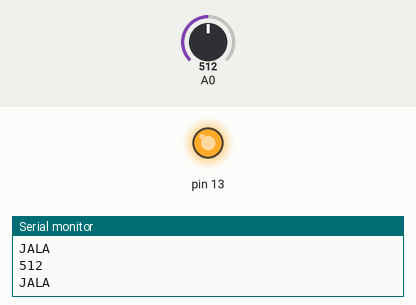
Bench run of a sketch on a simulated Arduino Uno, built with avr-gcc and run on an emulated ATmega328P. Parts: output pins drawn as LEDs (lit = HIGH), the last lines printed to the serial monitor. Inputs (shaded band) come from the test bench; at power-on: A0 = 512.

Above: at 1.2 s.
1.3 s: A0 set to 98
4.3 s: A0 set to 81
At 5.4 s:
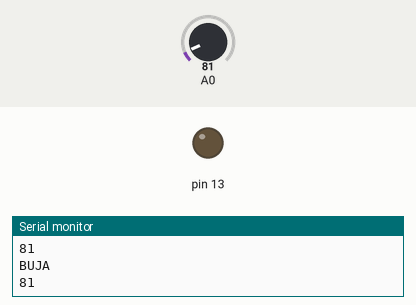
5.8 s: A0 set to 1023
At 6.9 s:
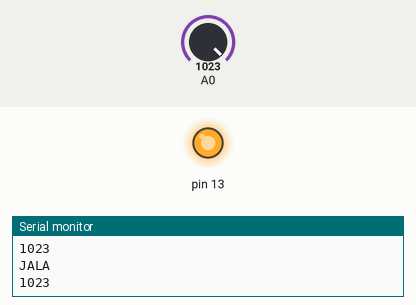
7.3 s: A0 set to 80
At 7.9 s:
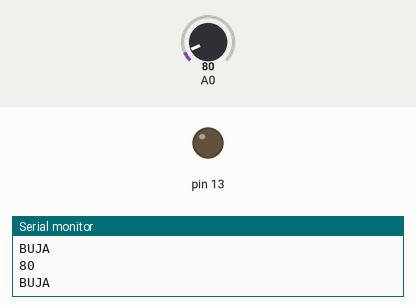
Timing chart, 0 to 9.8 s (numbered marks = the images above; inputs shaded):
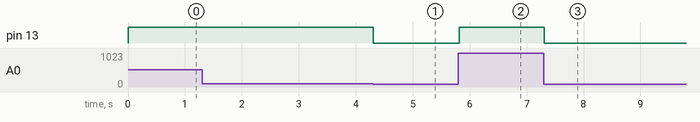

Measured:
- the behaviour switches between 90 and 89 on A0 (found by bisection; images 0 and 1)
- after the input at 4.3 s, pin 13: HIGH → LOW at once
- after the input at 5.8 s, pin 13: LOW → HIGH at once
- after the input at 7.3 s, pin 13: HIGH → LOW at once

The sketch:

IR.ino
```cpp
int a;
void setup() {
  // put your setup code here, to run once:
//pinMode(7,INPUT);
pinMode(13,OUTPUT);
Serial.begin(9600);
}

void loop() {
  // put your main code here, to run repeatedly:
a=analogRead(A0);
Serial.println(a);
if(a>=90){
    digitalWrite(13,HIGH);
    Serial.println("JALA");
}else{
  digitalWrite(13,LOW);
  Serial.println("BUJA");
}
}
```
